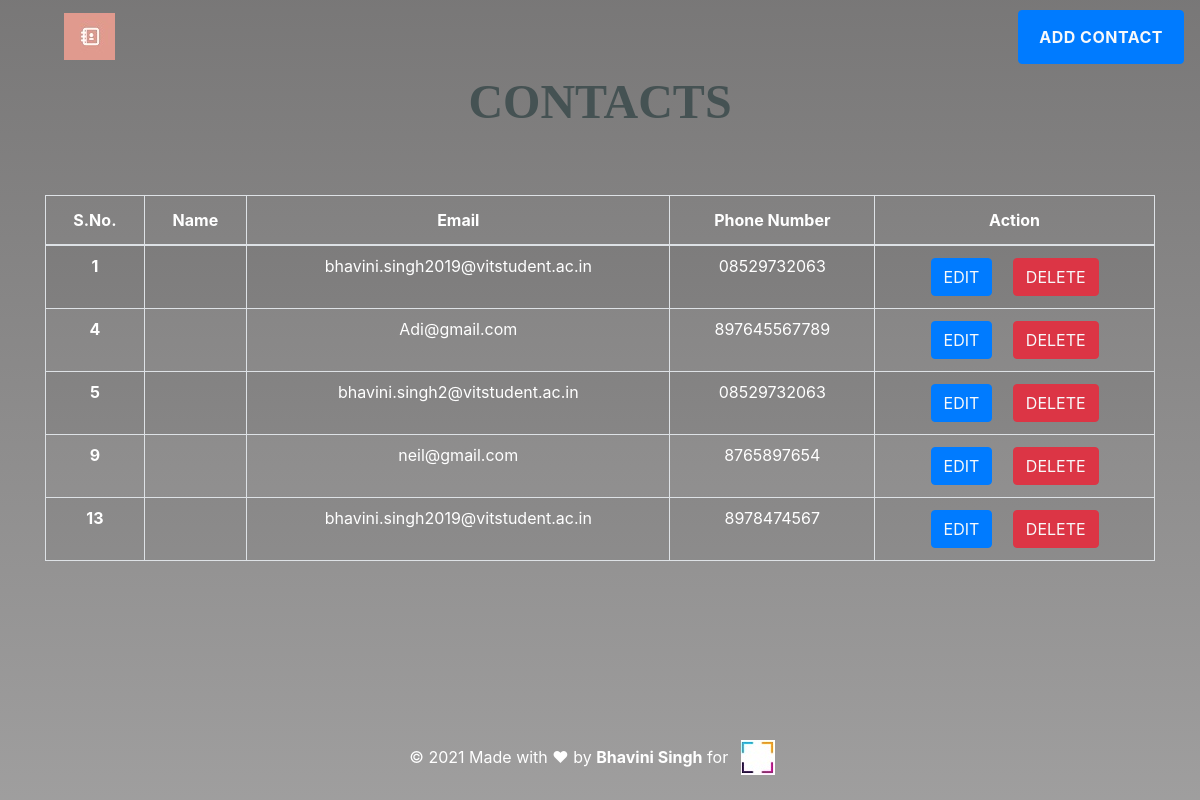
Before: / with the older database file.
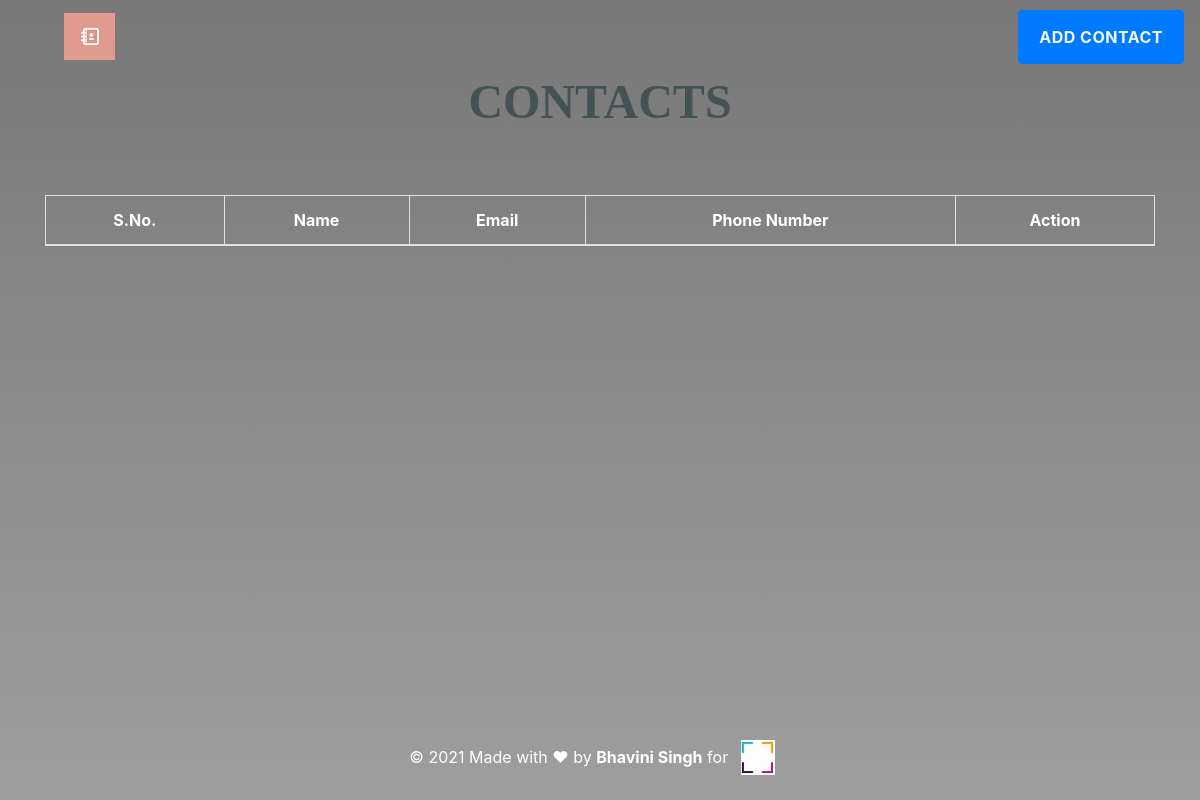
After: the same page with the newer database file.
### tables this page shows
CREATE TABLE `crud` (
  `id` int(11) NOT NULL,
  `name` varchar(100) NOT NULL,
  `email` varchar(100) NOT NULL,
  `phone` varchar(20) NOT NULL
);

### index.php (the view, shortened to what this page needs)
<!Doctype html>
<html lang="en">
<head>
    <link rel="stylesheet" href="https://stackpath.bootstrapcdn.com/bootstrap/4.5.2/css/bootstrap.min.css">
    <link rel="stylesheet" type="text/css" href="./css/style.css">
    <link rel="stylesheet" type="text/css" href="css/navbar.css">
</head>
<body>
    <nav class="navbar navbar-expand-md navbar-light ">
        <a class="navbar-brand logo" href="index.php" ><img src="./Images/Logo.jpg" alt="" style="padding-left: 3rem;"></a>
        <div class="collapse navbar-collapse" id="collapsibleNavbar">
              <ul class="navbar-nav ml-auto">
                <li class="nav-item">
                  <button type="button" class="btn btn-primary" ><a class="nav-link text-light" href="addcontact.php"><b>ADD CONTACT</b></a></button>
                </li>
            </div>
    </nav>
    <div class="container">
        <div >
            <div class="col-sm-12 col-md-12 col-xs-12" style="margin-top: 0.0rem;">
                <div class="text-center" >
                    <h1 class="glow" style="color: rgb(69, 82, 83); font-size:3rem; font-family:cursive;"><b>CONTACTS</b></h1>
                </div>
            </div>
        </div>
        <div class="table-responsive text-center" style="margin-top: 4rem;">
                  <table bordercolor="black" class="table table-hover table-striped table-condensed table-bordered center">
                      <thead style="color : white;">
                          <tr>
                              <th class="text-center">S.No.</th>
                              <th class="text-center">Name</th>
                              <th class="text-center">Email</th>
                              <th class="text-center">Phone Number</th>
                              <th class="text-center">Action</th>
                          </tr>
                      </thead>
                      <tbody>
                      <?php
                      include 'config.php';
                      $sql ="select * from crud";
                      $query =mysqli_query($conn, $sql);
                      while($rows = mysqli_fetch_assoc($query))
                      {
                        ?>
                          <tr style="color : white;">
                          <td class="py-2"><b><?php echo $rows['id']; ?></b></td>
                          <td class="py-2"><?php echo $rows['fname']." ".$rows['lname']; ?></td>
                          <td class="py-2"><?php echo $rows['email']; ?></td>
                          <td class="py-2"><?php echo $rows['phone']; ?> </td>
                          <td>
                            <button class="btn btn-primary" style="margin-right: 1rem"><a class="text-light" style="text-decoration:none;" href="update.php?updateid= <?php echo $rows['id']; ?>">EDIT</a></button>
                            <button class="btn btn-danger"><a  class="text-light" style="text-decoration:none;" href="delete.php?deleteid= <?php echo $rows['id']; ?>">DELETE</a></button>
                          </td>
                          <?php
                            }
                          ?>
                      </tbody>
                  </table>
        </div>
    </div>
    <footer class="text-center mt-2 py-1" style="color:white;">
        <p>&copy 2021 Made with &hearts; by <b>Bhavini Singh</b> for <a class="navbar-brand logo" href="index.php" ><img src="./Images/DPSLogo.jpg" alt="" style="padding-left: 0.5rem;"></a></p>
    </footer>
</body>
</html>

### css/style.css (style rules this page uses)
* { margin: 0; padding: 0; }
body { box-sizing: border-box; background: linear-gradient(rgba(31, 29, 29, 0.6), rgba(15, 13, 13, 0.4)), url('https://images.unsplash.com/photo-1555505019-8c3f1c4aba5f?ixid=MnwxMjA3fDB8MHxzZWFyY2h8OHx8d29vZHxlbnwwfHwwfHw%3D&ixlib=rb-1.2.1&auto=format&fit=crop&w=500&q=60'); background-size: cover; background-repeat: no-repeat; min-height: 100vh; min-width: 100vw; }
table.center { margin-left: auto; margin-right: auto; }
.glow { font-size: 80px; color: #fff; text-align: center; animation: glow 1s ease-in-out infinite alternate; }
footer { left: 0; width: 100%; color: white; text-align: center; color: rgb(255, 254, 253); }
@media (min-width:765px) { footer { position: fixed; bottom:0; width:100% } }

### css/navbar.css (style rules this page uses)
.nav-link { color:#2F363F; letter-spacing: 0.5px; transition: 0.5s; }
.navbar-brand { color: #0e0d0d; letter-spacing: 0.5px; }

Changed rows visible on the page:
removed crud: id "1", email "bhavini.singh2019@vitstudent.ac.in", phone "08529732063"
removed crud: id "4", email "Adi@gmail.com", phone "897645567789"
removed crud: id "5", email "bhavini.singh2@vitstudent.ac.in", phone "08529732063"
removed crud: id "9", email "neil@gmail.com", phone "8765897654"
removed crud: id "13", email "bhavini.singh2019@vitstudent.ac.in", phone "8978474567"
